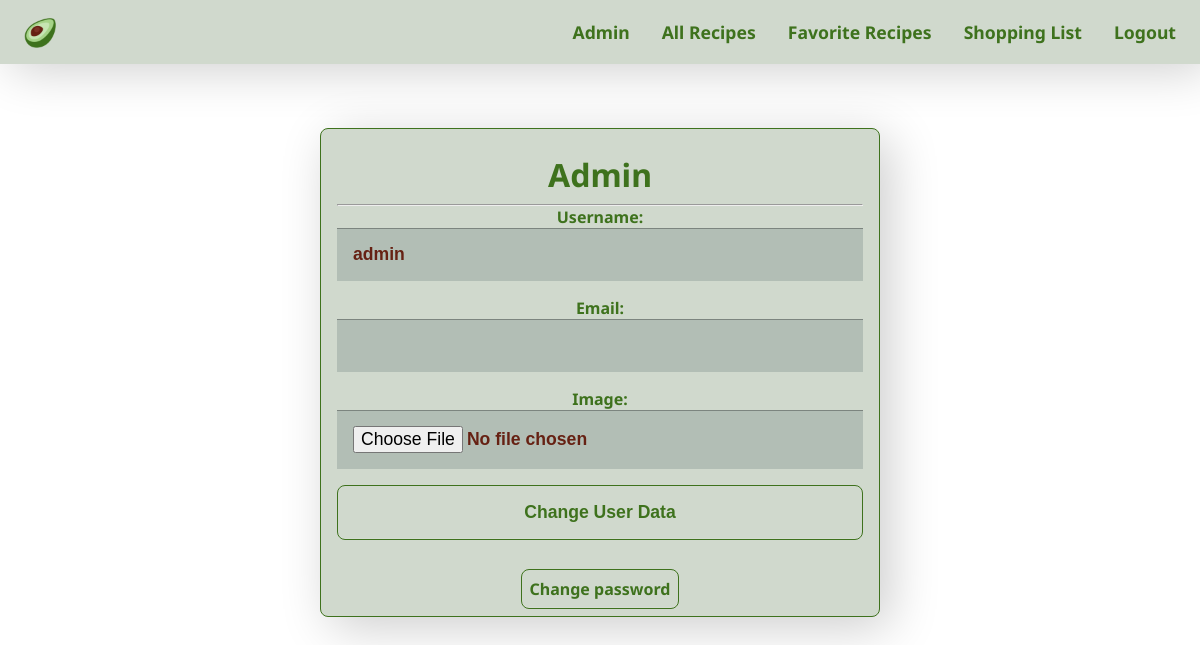
Page /user (signed in) on the committed database.
### recipes/models.py (models this page shows)
class User(AbstractUser):
    image = models.ImageField(upload_to="profile_image", blank=True, null=True)
    pass

### recipes/views.py (the view)
# urls.py: path("user", views.user, name="user"),
@login_required(login_url="login")
def user(request):
    form = UserForm(initial={"username": request.user.username,
                             "email": request.user.email,
                             "image": request.user.image
                             })
    if request.method == "POST":
        form = UserForm(request.POST, request.FILES, instance=request.user)
        if form.is_valid():
            user = form.save(commit=False)
            user.save()
            return redirect("user")
    context = {
        "user_form": form
    }
    return render(request, "recipes/user.html", context)

### recipes/forms.py
class UserForm(forms.Form, forms.ModelForm):
    class Meta:
        model = User
        fields = ("username", "email", "image")
    username = forms.CharField(required=False, label="Username", max_length=100,
                               min_length=6,
                               widget=forms.TextInput(attrs={
                                    "autofocus": True,
                                    })
                               )
    email = forms.EmailField(label="Email",
                             widget=forms.EmailInput(), required=False)
    image = forms.ImageField(required=False)

### recipes/templates/recipes/user.html (shortened to what this page needs)
{% extends "recipes/layout.html" %}
{% block body %}
    <div class="card-structure">
        <h1 class="card-title"> {{ request.user.username | capfirst }}</h1>
        <hr>
        <form action="{% url 'user' %}" method="POST" enctype="multipart/form-data">
            {{ user_form }}
            <button class="btn-form" type="submit">Change User Data</button>
        </form>
        <br>
        <a class="btn-card user-link" href="{% url 'password_reset' %}">Change password</a>
    </div>
{% endblock %}

### recipes/templates/recipes/layout.html (shortened to what this page needs)
<!DOCTYPE html>
{% load static %}
{% load cache %}
<html lang="en">
    <head>
        <link rel="stylesheet" href="{% static 'css/styles.css' %}">
    </head>
    <body>
        <nav class="navbar">
            <img src="{% static 'img/navbar/avocado_192x192.png' %}" alt="avocado" class="navbar-img nav-item" />
            <ul class="nav-list">
                {% if user.is_authenticated %}
                    <li class="nav-item">
                        <a class="nav-link" href="{% url 'user' %}" id="user">{{ user.username | capfirst }}</a>
                    </li>
                {% endif %}
                <li class="nav-item">
                    <a class="nav-link" href="{% url 'index' %}" id="all_recipes">All Recipes</a>
                </li>
                {% if user.is_authenticated %}
                    <li class="nav-item">
                        <a class="nav-link" href="{% url 'favorites' %}" id="favorite_recipes">Favorite Recipes</a>
                    </li>
                    <li class="nav-item">
                        <a class="nav-link" href="{% url 'shopping_list' %}" id="shopping_list">Shopping List</a>
                    </li>
                {% endif %}
                {% if user.is_authenticated %}
                    <li class="nav-item">
                        <a class="nav-link" href="{% url 'logout' %}">Logout</a>
                    </li>
                {% endif %}
            </ul>
        </nav>
        {% block body %}{% endblock %}
    </body>
</html>

### recipes/static/css/styles.css (style rules this page uses)
* { padding: 0; margin: 0; box-sizing: border-box; outline: none; }
:root { --black: #000000; --white: #ffffff; --light-grey: #D0D9CD; --grey: #B2BEB5; --green: #3E721D; --light-green: #A6D388; --light-green-1: #C6E5B3; --brown: #662113; --light-brown: #EBB591; }
:root { --font-family: 'Noto Sans'; --font-large: 1.5rem; --font-normal: 1.1rem; --font-small: 1rem; }
body { color: var(--black); background-color: var(--white); font-family: var(--font-family), sans-serif; }
.navbar { display: flex; flex-direction: row; justify-content: space-between; align-items: center; list-style: none; text-align: center; max-height: 4rem; padding: 0.5rem; background-color: var(--light-grey); box-shadow: 10px 5px 50px rgba(0, 0, 0, 0.2); }
.nav-list { display: flex; flex-direction: row; justify-content: start; align-items: center; list-style: none; }
.nav-item { outline: var(--green); padding: 0.5rem; margin: 0.5rem; }
.nav-link { text-decoration: none; color: var(--green); font-weight: 700; font-size: var(--font-normal); }
.navbar-img { max-width: 3rem; }
h1 { margin: 0 0 1rem 0; text-align: center; color: var(--green); }
label { color: var(--green); padding: 0.5rem; font-weight: 700; }
input[type="text"], input[type="email"], input[type="password"], input[type="file"], textarea { border: none; font-size: var(--font-normal); height: auto; margin: 0; padding: 1rem; width: 100%; background-color: var(--grey); font-weight: 700; color: var(--brown); box-shadow: 0 1px 0 rgb(0,0,0,0.3) inset; margin-bottom: 1rem; }
.btn-form { padding: 1rem 2rem 1rem 2rem; color: var(--green); background-color: var(--light-grey); font-size: var(--font-normal); text-align: center; border-radius: 8px; width: 100%; border: 1px solid var(--green); font-weight: 700; box-shadow: 0 -1px 0 rgba(255, 255, 255, 0.1) inset; margin-bottom: 1rem; }
.card-structure { max-width: 35rem; margin: 4rem auto; padding: 1rem 1rem; background-color: var(--light-grey); border-radius: 8px; box-shadow: 10px 10px 50px rgba(0, 0, 0, 0.2); border: 1px solid var(--green); text-align: center; color: var(--green); font-weight: 700; }
.card-title { color: var(--green); padding: 0.5rem; margin: 0; }
.btn-card { padding: 0.5rem; margin: 0.5rem; color: var(--green); background-color: var(--light-grey); font-size: var(--font-small); text-align: center; border-radius: 8px; width: 20%; border: 1px solid var(--green); font-weight: 700; box-shadow: 0 -1px 0 rgba(255, 255, 255, 0.1) inset; margin-bottom: 1rem; }
.user-link { text-decoration: none; }

### rows in the picture
User: username "Admin", user.username "Admin", username "admin"
